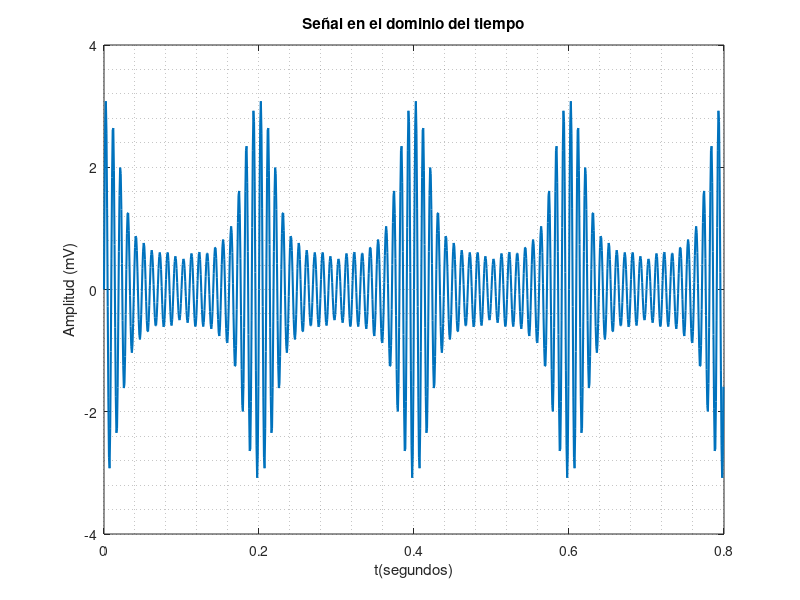

Source code (MATLAB): (Note: this script raises an error after producing the figure.)
%% PRÁCTICA 6.19. DFT vectorial aplicado a una señal multisinusoidal

clc, clear all, close all
Fmax = 125;
Fs=10*Fmax;                          %Frecuencia de muestreo
Ts=1/Fs;                         %Período de muestreo
N=1000;                            %Longitud de la señal
t=0:Ts:(N-1)*Ts;                 %Vector del tiempo
%SEÑAL A SER ANALIZADA:
xn =1*sin(2*pi*100*t)+0.8*sin(2*pi*105*t)+0.6*sin(2*pi*110*t)+0.4*sin(2*pi*115*t)+0.2*sin(2*pi*120*t)+0.1*sin(2*pi*125*t);
%GRAFICACIÓN DE LA SEÑAL EN EL DOMINIO DEL TIEMPO
plot(t,xn,'LineWidth',1.5)                          %Señal en el dominio del tiempo
xlabel('t(segundos)');                              %Magnitud en Eje X
ylabel('Amplitud (mV)');                            %Magnitud en Eje Y
title('Señal en el dominio del tiempo');            %Título de la gráfica
grid minor
%----------SEÑAL SENOIDAL EN EL DOMINIO DE LA FRECUENCIA----------
%% DOMINIO DE LA FRECUENCIA:
Xk = dft_vectorial(xn);
Espectro_amplitudes= abs(Xk);
Espectro_amplitudes_normalizado = Espectro_amplitudes/max(Espectro_amplitudes);
% Grafica de la DFT normalizada:
% Eje de frecuencias:
f=linspace(0,Fs, length(xn)); 
figure
stem(f,Espectro_amplitudes_normalizado)
title('Espectro de amplitudes normalizado')
xlabel('f(Hz)')
%Visualización de la DFT normalizada solo hasta Fs/2:
figure
stem(f,Espectro_amplitudes_normalizado)
axis([0 Fs/2 0 max(Espectro_amplitudes_normalizado)])
title('Espectro de amplitudes normalizado - desde cero hasta Fs/2')
xlabel('f(Hz)')
grid minor
